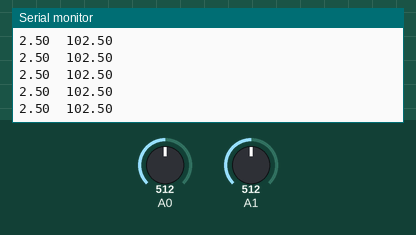
Simulated run of this sketch. Board: Arduino Uno, built with avr-gcc and run on an emulated ATmega328P. Parts: the last lines printed to the serial monitor. The inputs (shaded band) are chosen by the test bench; at power-on: A0 = 512, A1 = 512. No radio packets arrive unless stated.

Above: at 1.2 s.
1.3 s: A0 set to 716
At 1.8 s:
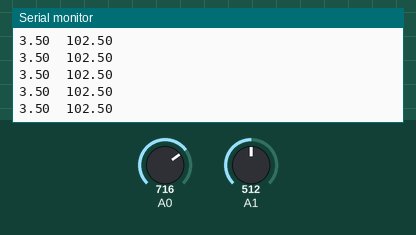
4.3 s: A1 set to 716
At 5.0 s:
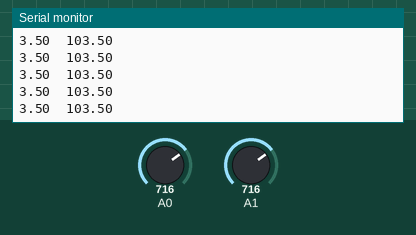
5.8 s: A0 set to 900
At 6.4 s:
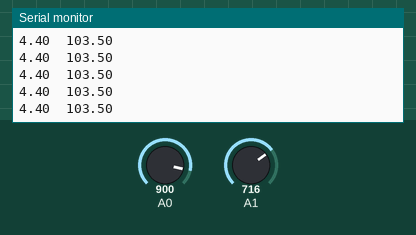
7.3 s: A1 set to 900
At 8.1 s:
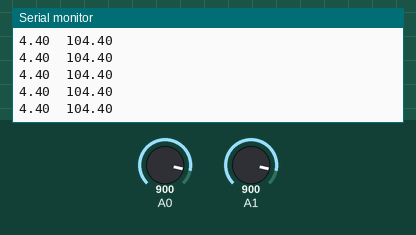
Timing chart, 0 to 9.8 s (numbered marks = the images above; inputs shaded):
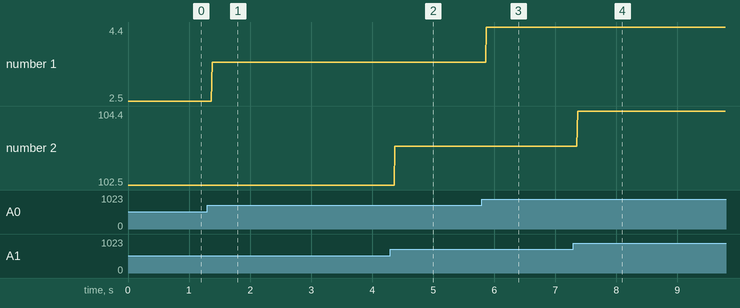

Measured:
- after the input at 1.3 s, the serial monitor: prints a new line after 0.08 s (image 1)
- after the input at 4.3 s, the serial monitor: prints a new line after 0.07 s (image 2)
- after the input at 5.8 s, the serial monitor: prints a new line after 0.07 s (image 3)
- after the input at 7.3 s, the serial monitor: prints a new line after 0.07 s (image 4)
- plotted number 1: 2.5 → 3.5 after the input at 1.3 s, 3.5 → 4.4 after the input at 5.8 s
- plotted number 2: 102.5 → 103.5 after the input at 4.3 s, 103.5 → 104.4 after the input at 7.3 s

The sketch:

transmitter_v2_A.ino
```cpp
#include <SPI.h>
#include <nRF24L01.h>
#include <RF24.h>

const uint64_t my_radio_pipe = 0xE8E8F0F0E2LL;
RF24 radio(9, 10);

float sent_data_1A[] = {0, 0};

void setup(){
  Serial.begin(9600);
  radio.begin();
  radio.setAutoAck(false);
  radio.setDataRate(RF24_250KBPS);
  radio.stopListening();
  radio.openWritingPipe(my_radio_pipe);
  radio.setRetries(1, 15);
  sent_data_1A[0] = 0;
  sent_data_1A[1] = 0;

  pinMode(A0, INPUT);
  pinMode(A1, INPUT);
}

void loop()
{
  sent_data_1A[0] = analogRead(A0) * (5.0 / 1023.0);
  sent_data_1A[1] = 100 + analogRead(A1) * (5.0 / 1023.0);
  Serial.print(sent_data_1A[0]);
  Serial.print("\t");
  Serial.print(sent_data_1A[1]);
  Serial.print("\n");
  if (sent_data_1A[0] > 3) {
    radio.write(&sent_data_1A[0], sizeof(sent_data_1A[0]));
  }
  if (sent_data_1A[1] > 103) {
    radio.write(&sent_data_1A[1], sizeof(sent_data_1A[1]));
  }
}
```
